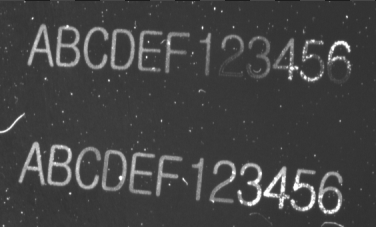
#> input picture project/S17-IR-P012/code/SaltAndPepper_Input.png, 376 x 227 px
$ python medianfilter.py
#> lines starting #> are read from the running program, lines starting #| are printed output that depends on the picture
import sys
import cv2
import numpy as np
DELAY_BLUR = 500;

#Median Filter
from matplotlib import pyplot as plt
img = cv2.imread('SaltAndPepper_Input.png')
#> img is the input picture: shape (227, 376, 3); min 30, max 255, mean 68.2

kernel = np.ones((2,3),np.float32)/6
dst = cv2.filter2D(img,-1,kernel)
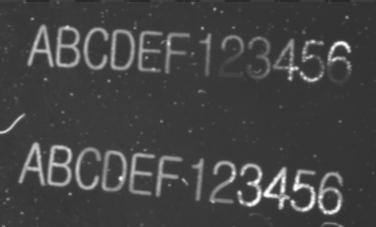
#> dst: shape (227, 376, 3); min 40, max 255, mean 68.2

plt.subplot(121),plt.imshow(img),plt.title('Original')
plt.xticks([]), plt.yticks([])
plt.subplot(122),plt.imshow(dst),plt.title('Averaging')
plt.xticks([]), plt.yticks([])
plt.show()
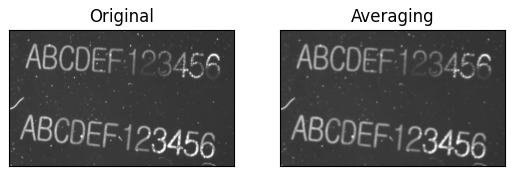
#> figure drawn by matplotlib, 2 panels


#GaussianBlur
for i in xrange(1,31,2):
    gaussian_blur = cv2.GaussianBlur(img,(i,i),0)
    string = 'guassian_blur : kernel size - '+str(i)
    cv2.putText(gaussian_blur,string,(20,20),cv2.FONT_HERSHEY_COMPLEX_SMALL,1,(123,123,123))
    cv2.imshow('Blur',gaussian_blur)
    cv2.waitKey(DELAY_BLUR)
#> this loop made 15 passes
#> pass 1, `cv2.imshow('Blur',gaussian_blur)`:
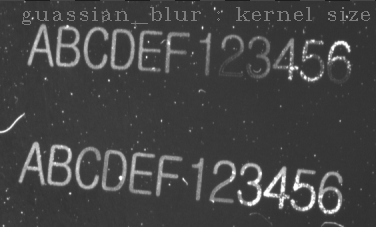
#> window 'Blur': shape (227, 376, 3); min 30, max 255, mean 68.9
#> after the loop:
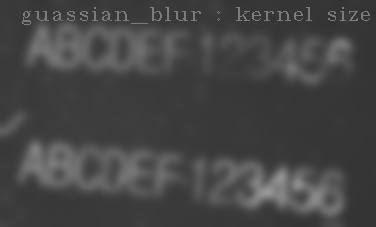
#> gaussian_blur: shape (227, 376, 3); min 50, max 152, mean 68.9
